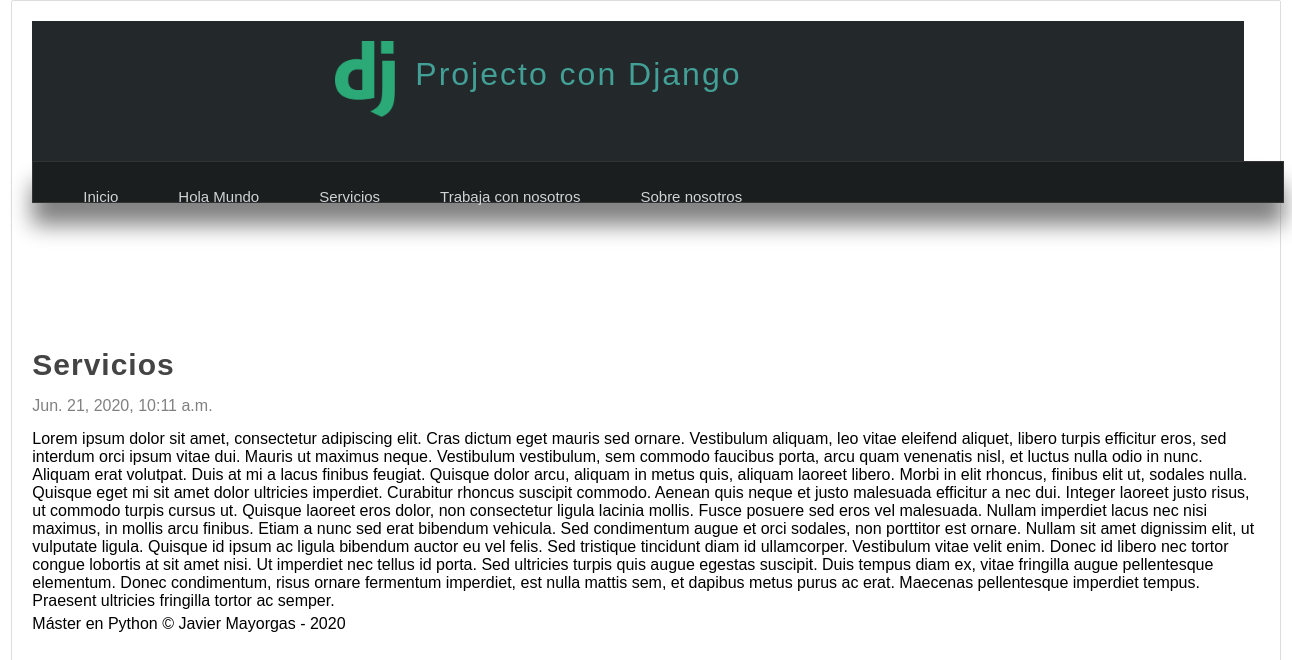
Page /pagina/servicios on the committed database.
### pages/models.py (models this page shows, shortened)
class Page(models.Model):
    title = models.CharField(max_length = 50, verbose_name = "Titulo")
    content = RichTextField(verbose_name="Contenido")
    slug = models.CharField(unique = True, max_length = 150, verbose_name = "URL Amigable")
    visible = models.BooleanField(verbose_name="¿Visible?")
    created_at =models.DateTimeField(auto_now_add = True, verbose_name="Creado el")
    updated_at = models.DateTimeField(auto_now = True, verbose_name="Actualizado el")
    order = models.IntegerField(default = 0, verbose_name="Orden")
    class Meta:
        verbose_name = "Página"
        verbose_name_plural = "Páginas"

### pages/views.py (the view)
# urls.py: path('pagina/<str:slug>', views.page, name = "page"),
def page(request, slug):
    page = Page.objects.get(slug = slug)
    return render(request, 'pages/page.html', {
        "page": page
    })

### pages/context_processor.py (called while the page is built)
def get_pages(request):
    pages = Page.objects.filter(visible = True).order_by('order').values_list('id','title','slug')
    return {
        'pages':pages
    }

### pages/templates/pages/page.html (shortened to what this page needs)
{% extends 'layouts/layout.html'%}
{% block content %}
    <h1 class="title" >{{page.title}}</h1>
    <span class="date">{{page.created_at}}</span>
    <p class="content">
        {{page.content|safe}}
    </p>
{% endblock %}

### main_app/templates/layouts/layout.html (shortened to what this page needs)
<DOCTYPE html>
<html lang="es">
    <head>
        {% load static %}
        <link rel="stylesheet" type="text/css" href="{% static 'css/styles.css'%}"/>
    </head>
    <body class="box">
        <header>
            <div id="logotipo">
                <img src="{%static  'images/logo.png' %}" />
                <h1>Projecto con Django</h1>
            </div>
        </header>
        <nav>
            <ul>
                <li>
                    <a href="{% url 'inicio' %}">Inicio</a>
                </li>
                {% for page in pages %}
                    <li>
                        <a href = "{% url 'page' page.2 %}">{{page.1}}</a>
                    </li>
                {% endfor %}
            </ul>
        </nav>
        <div id="content">
            {% block content %}{% endblock %}
        </div>
        <footer>
            Máster en Python &copy; Javier Mayorgas - {% now "Y" %}
        </footer>
    </body>
</html>

### main_app/static/css/styles.css (style rules this page uses)
* { margin: 0px; padding: 0px; font-family: sans-serif, Arial, Helvetica; text-decoration: none; }
p, h2, h3, ul { margin-top: 5px; margin-bottom: 5px; }
ul, ol { margin-left: 20px; margin-bottom: 10px; }
body { background-color: #F2F2F2; }
.box { background: white; width: 95%; min-height: 930px; padding: 20px; border: 1px solid #ddd; border-radius: 2px; margin: 0 auto; }
header { width: 1212px; height: 140px; background-color: #23282B; margin: 0 px auto; }
#logotipo { width: 50%; height: 140px; margin: 0 auto; }
#logotipo h1 { display: block; letter-spacing: 2px; font-weight: lighter; color: #42a096; float: left; letter-spacing: 2px; margin-left: 20px; margin-top: 35px; }
#logotipo img { display: block; width: 60px; float:left; margin-top:20px; }
nav { width: 1250px; height: 40px; background-color: #1B1E1F; border: 1px solid #333333; margin: 0 auto; box-shadow: 0px 22px 22px gray; font-size: 15px; margin-bottom: 145px; }
nav ul { list-style: none; text-decoration: none; }
nav ul li { line-height: 40px; float: left; padding-right: 20px; padding-left: 20px; }
nav ul li a { display: block; padding: 10px; padding-right: 10px; padding-left: 10px; color: #d1d4d6; }
.title { color: #444; letter-spacing: 1px; font-size: 30px; margin-bottom: 5px; margin-top: 5px; }
.date { display: block; margin-top: 15px; margin-bottom: 15px; color: gray; }
.content { line-height: 25px; }

### rows in the picture
Page: title "Hola Mundo"
Page: title "Servicios", created_at "Jun. 21, 2020, 10:11 a.m.", content "Lorem ipsum dolor sit amet, consectetur adipiscing elit. Cras dictum eget mauris sed ornare. Vestibulum aliquam, leo vitae eleifend aliquet, libero turpis efficitur eros, sed interdum orci ipsum vitae dui. Mauris ut maximus neque. Vestibulum vestibulum, sem commodo faucibus porta, arcu quam venenatis nisl, et luctus nulla odio in nunc. Aliquam erat volutpat. Duis at mi a lacus finibus feugiat. Quisque dolor arcu, aliquam in metus quis, aliquam laoreet libero. Morbi in elit rhoncus, finibus elit ut, sodales nulla. Quisque eget mi sit amet dolor ultricies imperdiet. Curabitur rhoncus suscipit commodo. Aenean quis neque et justo malesuada efficitur a nec dui. Integer laoreet justo risus, ut…"
Page: title "Trabaja con nosotros"
Page: title "Sobre nosotros"
